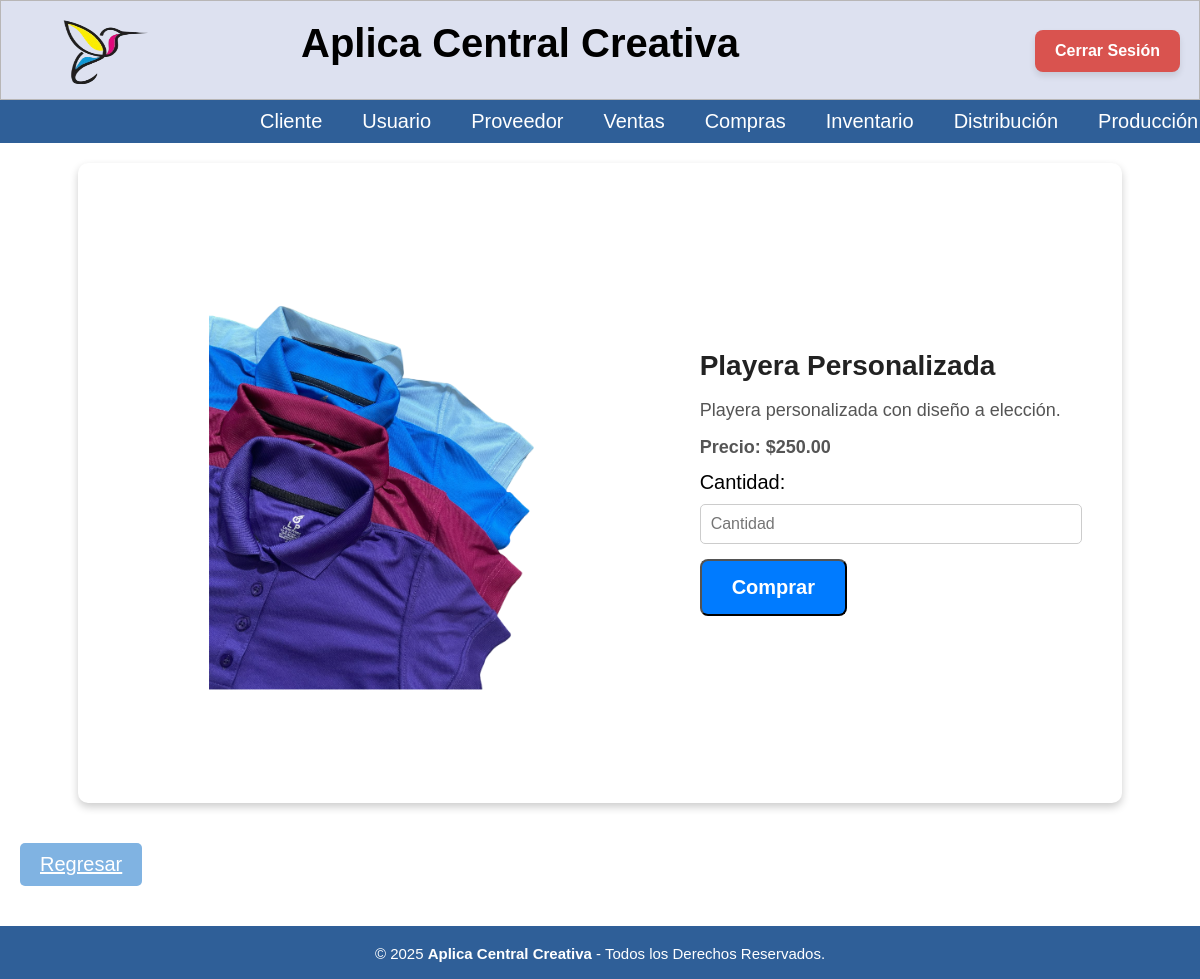
The page /Producto/Detalle.php?id_articulo=1 (signed in) on the database its author committed.
### tables this page shows
create table articulos(
id_articulo INT NOT NULL PRIMARY KEY,
nombre_articulo VARCHAR(70) NOT NULL,
descripcion TEXT NOT NULL,
categoria ENUM('Insumo', 'Producto') NOT NULL,  
precio NUMERIC(16,2),
costo NUMERIC(16,2),
existencias INT NOT NULL DEFAULT 0,
imagen VARCHAR(255),
fecha_registro DATETIME NOT NULL
);

### Producto/Detalle.php (the view, shortened to what this page needs)
<?php
include('../BD/ConexionBD.php');
include('../Nav/header.php');
if (isset($_GET['id_articulo']) && is_numeric($_GET['id_articulo'])) {
    $id_articulo = intval($_GET['id_articulo']);
    $sql = "SELECT id_articulo, nombre_articulo, descripcion, precio, imagen
            FROM articulos
            WHERE id_articulo = ?";
    $stmt = $conn->prepare($sql);
    $stmt->bind_param("i", $id_articulo);
    $stmt->execute();
    $result = $stmt->get_result();
    if ($result->num_rows > 0) {
        $articulo = $result->fetch_assoc();
    } else {
        echo "<p class='error'>Artículo no encontrado.</p>";
        exit();
    }
} else {
    echo "<p class='error'>ID de artículo inválido.</p>";
    exit();
}
?>
<!DOCTYPE html>
<html lang="es">
<head>
</head>
<body>
    <div class="product-details-container">
        <div class="product-card">
            <div class="product-image">
                <img src="../Imagenes/<?php echo htmlspecialchars($articulo['imagen'] ?: 'default.jpg'); ?>"
                     alt="<?php echo htmlspecialchars($articulo['nombre_articulo']); ?>">
            </div>
            <div class="product-info">
                <h1><?php echo htmlspecialchars($articulo['nombre_articulo']); ?></h1>
                <p><?php echo nl2br(htmlspecialchars($articulo['descripcion'])); ?></p>
                <div class="price">
                    <p><strong>Precio:</strong> $<?php echo number_format($articulo['precio'], 2); ?></p>
                </div>
                <form action="comprar.php" method="POST">
                <label for="cantidad">Cantidad:</label>
                <input type="number" name="cantidad" id="cantidad" class="custom-select" placeholder="Cantidad" required min="1">
                <button type="submit" class="buy-button">Comprar</button>
              </form>
            </div>
        </div>
    </div>
    <a href="../Home/inicio.php" class="regresar">Regresar</a>
</body>
<?php include('../Nav/footer.php'); ?>
</html>

### CSS/menu.css (style rules this page uses)
* { padding: 0px; margin: 0px; }

### CSS/cabecera.css (style rules this page uses)
* { font-family: 'Roboto', sans-serif; }
html { font-size: 20px; overflow-y: auto; }

### CSS/tablas_boton.css (style rules this page uses)
a { text-decoration: underline; color: rgb(0, 0, 0); }
.regresar { background-color: #80b3e2; color: white; padding: 10px 20px; border: none; border-radius: 5px; cursor: pointer; font-family: 'Poppins', sans-serif; margin-top: 20px; margin-bottom: 10px; display: inline-block; margin-left: 20px; }

### CSS/formularios.css (style rules this page uses)
.regresar { background-color: #80b3e2; color: white; padding: 10px 20px; border: none; border-radius: 5px; cursor: pointer; font-family: 'Poppins', sans-serif; margin-top: 20px; margin-bottom: 10px; display: inline-block; margin-left: 20px; }
* { font-family: 'Poppins', sans-serif; margin: 0; padding: 0; box-sizing: border-box; }

### CSS/departamentos.css (style rules this page uses)
a { text-decoration: underline; color: purple; }

### CSS/cabecera2.css (style rules this page uses)
* { padding: 0px; margin: 0px; }
h1, h2 { color: #000000; }

### CSS/Detalle_Producto.css (style rules this page uses)
.product-details-container { display: flex; justify-content: center; align-items: center; height: calc(100vh - 120px); padding: 20px; }
.product-card { background: white; border-radius: 10px; box-shadow: 0 4px 8px rgba(0, 0, 0, 0.2); padding: 20px; max-width: 90%; width: 100%; display: flex; align-items: center; justify-content: space-between; height: 80vh; }
.product-image { width: 70%; display: flex; justify-content: center; align-items: center; }
.product-image img { width: 80%; max-width: 400px; height: auto; border-radius: 10px; }
.product-info { width: 50%; padding: 20px; }
.product-info h1 { font-size: 28px; color: #222; margin-bottom: 15px; }
.product-info p { font-size: 18px; color: #555; line-height: 1.5; }
.price { font-size: 24px; font-weight: bold; color: #28a745; margin: 10px 0; }
.custom-select, .hidden-input { width: 100%; padding: 10px; margin-top: 10px; font-size: 16px; border: 1px solid #ccc; border-radius: 5px; }
.buy-button { display: inline-block; margin-top: 15px; padding: 15px 30px; background-color: #007BFF; color: white; text-decoration: none; border-radius: 8px; font-size: 20px; font-weight: bold; transition: background 0.3s ease; }

### rows shown on the page
articulos: imagen (picture), nombre_articulo "Playera Personalizada", descripcion "Playera personalizada con diseño a elección.", precio "250.00"

### other values the page prints
$nombre "Cliente"
$nombre "Usuario"
$nombre "Proveedor"
$nombre "Ventas"
$nombre "Compras"
$nombre "Inventario"
$nombre "Distribución"
$nombre "Producción"
